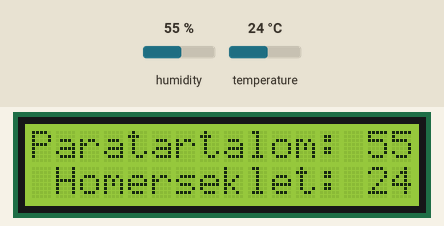
A sketch run on a simulated Arduino Uno, built with avr-gcc and run on an emulated ATmega328P. Parts: 16×2 character LCD. The inputs (shaded band) are chosen by the test bench; at power-on: humidity 55 %, temperature 24 °C.

Above: at 2.7 s.
2.8 s: humidity set to 22 %
At 9.6 s:
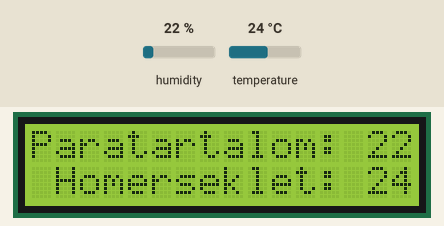
10.8 s: temperature set to 12 °C
At 16.7 s:
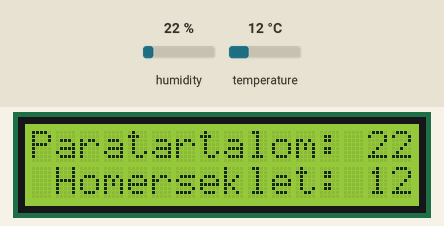
18.8 s: humidity set to 40 %
At 23.9 s:
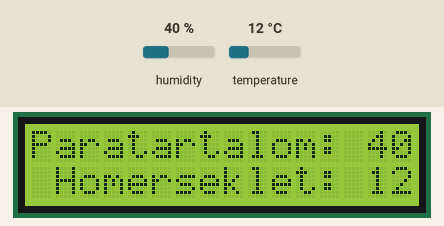
26.8 s: temperature set to 19 °C
At 31.0 s:
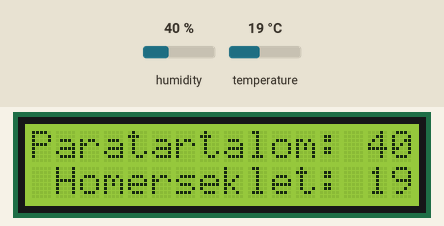
Timing chart, 0 to 32.5 s (numbered marks = the images above; inputs shaded):
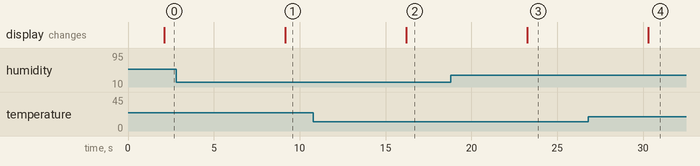

Measured:
- after the input at 2.8 s, the display: changes after 6.4 s (image 1)
- after the input at 10.8 s, the display: changes after 5.4 s (image 2)
- after the input at 18.8 s, the display: changes after 4.5 s (image 3)
- after the input at 26.8 s, the display: changes after 3.5 s (image 4)

The sketch:

sketch.ino
```cpp
#include <DHT.h>; // DHT SEND LIB
#include <LiquidCrystal_I2C.h> //LCD LIB

#define DHTPIN 2     // Pin connected to the DHT
#define DHTTYPE DHT22   // DHT sensor (DHT22)
DHT dht(DHTPIN, DHTTYPE); //// DHT sensor inicializálás
LiquidCrystal_I2C lcd(0x27,16,2); // LCD display inicializálás

// Variables
int chk;
float hum;  //páratart.
float temp; //homerseklet

void setup()
{
  dht.begin(); // dht init
  lcd.init(); // lcd init
  lcd.backlight(); // lcd hattervilagitas
}

void loop()
{
    delay(2000);
    hum = dht.readHumidity();
    temp= dht.readTemperature();
    lcd.setCursor(0,0); // cursor LCD elso soraba
    lcd.print("Paratartalom: ");
    lcd.print(hum);
    lcd.print(" % ");
    lcd.setCursor(0,1); // LCD cursor masodik sor
    lcd.print(" Homerseklet: ");
    lcd.print(temp);
    lcd.println(" C");
    delay(5000); // Delay 10sec
}
```
